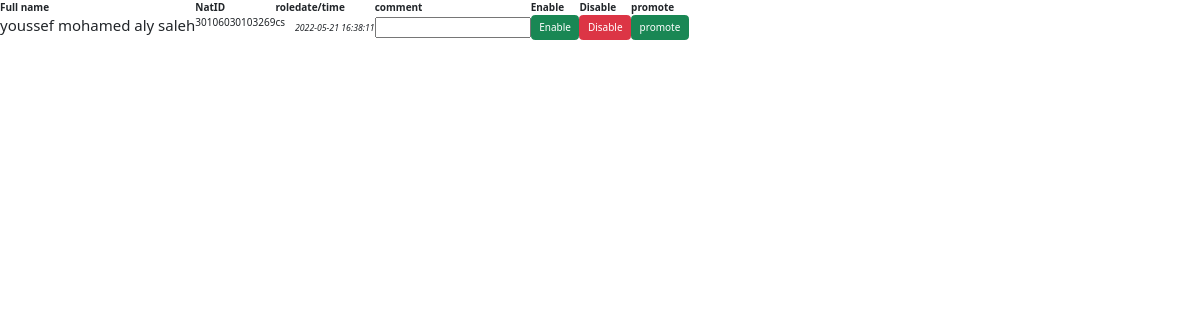
/quality_control/css.php, run on an earlier commit of the app's database.
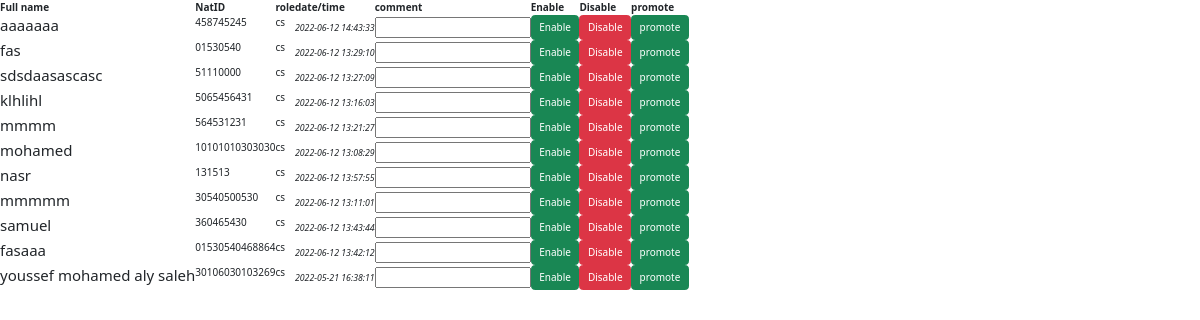
And on a later commit of the database.
### tables this page shows
CREATE TABLE `users` (
  `Name` varchar(100) NOT NULL,
  `Email` varchar(100) NOT NULL,
  `Password` varchar(100) NOT NULL,
  `natid` varchar(14) NOT NULL,
  `phone_num` varchar(11) DEFAULT NULL,
  `address` varchar(50) DEFAULT NULL,
  `postal_code` varchar(7) DEFAULT NULL,
  `country` varchar(30) NOT NULL,
  `nationality` varchar(30) NOT NULL,
  `role` varchar(20) NOT NULL DEFAULT 'user',
  `cs_status` tinyint(1) DEFAULT NULL,
  `cs_comment` varchar(100) NOT NULL,
  `status` tinyint(4) DEFAULT NULL,
  `date_time` datetime NOT NULL DEFAULT current_timestamp()
);

### quality_control/css.php (the view, shortened to what this page needs)
<!DOCTYPE html>
<html lang="en">
        <link rel="stylesheet"
href="https://maxcdn.bootstrapcdn.com/bootstrap/3.4.1/css/bootstrap.min.css">
<link href="https://cdn.jsdelivr.net/npm/bootstrap@5.2.0-beta1/dist/css/bootstrap.min.css" rel="stylesheet">
<head>
</head>
<body>
<?php
$servername = "localhost";
$username = "root";
$password = "";
$dbname = "egway";
$conn = new mysqli($servername, $username, $password, $dbname);
$type=$_POST['i'];
if($type==3){
    $query= "SELECT * FROM `users` WHERE `role` = 'cs' ";
}else{
    $query= "SELECT * FROM `users` WHERE `role` = 'cs' AND `cs_status` = '$type' ";
}
$result= $conn->query($query);
$req_count=mysqli_num_rows($result);
if($req_count>0){
    ?>
    <table>
   <tr>
<th>Full name</th>
<th>NatID</th>
<th>role</th>
<th>date/time</th>
<th>comment</th>
<th>Enable</th>
<th>Disable</th>
<th>promote</th>
    </tr>
    <?php
    $counter =0;
    while($row = $result->fetch_assoc()){
        ?>
    <tr id="<?php echo $row["natid"] ;?>">
    <td> <h4 ><?php echo $row['Name'] ?></h4> </td>
      <td> <p ><?php echo $row['natid'] ?></p> </td>
      <td><p ><?php echo $row['role'] ?></p> </td>
      <td>   <small><i><?php echo $row['date_time'] ?></i></small>  </td>
<td>    <input type = "text" id="<?php echo $counter; ?>">  </input>                        </td>
     <td>   <button type="button" class="btn btn-success" value="<?php echo $row["natid"] ;?>" onclick=accept() >Enable</button> </td>
     <td>   <button type="button" class="btn btn-danger"  value="<?php echo $row["natid"] ;?>" onclick=reject(<?php echo $counter; ?>) >Disable</button> </td>
     <td>   <button type="button" class="btn btn-success" value="<?php echo $row["natid"] ;?>" onclick=promote() >promote</button> </td>
    </tr>
<?php
$counter+=1;
    } ?>
</table>
<?php
}else{
    echo "No Pending Requests.";
}
?>
</body>
</html>

What changed in the data, as far as the page shows it:
added users: Name "aaaaaaa", natid "458745245", role "cs", date_time "2022-06-12 14:43:33"
added users: Name "fas", natid "01530540", role "cs", date_time "2022-06-12 13:29:10"
added users: Name "sdsdaasascasc", natid "51110000", role "cs", date_time "2022-06-12 13:27:09"
added users: Name "klhlihl", natid "5065456431", role "cs", date_time "2022-06-12 13:16:03"
added users: Name "mmmm", natid "564531231", role "cs", date_time "2022-06-12 13:21:27"
added users: Name "mohamed", natid "10101010303030", role "cs", date_time "2022-06-12 13:08:29"
added users: Name "nasr", natid "131513", role "cs", date_time "2022-06-12 13:57:55"
added users: Name "mmmmm", natid "30540500530", role "cs", date_time "2022-06-12 13:11:01"
added users: Name "samuel", natid "360465430", role "cs", date_time "2022-06-12 13:43:44"
added users: Name "fasaaa", natid "01530540468864", role "cs", date_time "2022-06-12 13:42:12"
